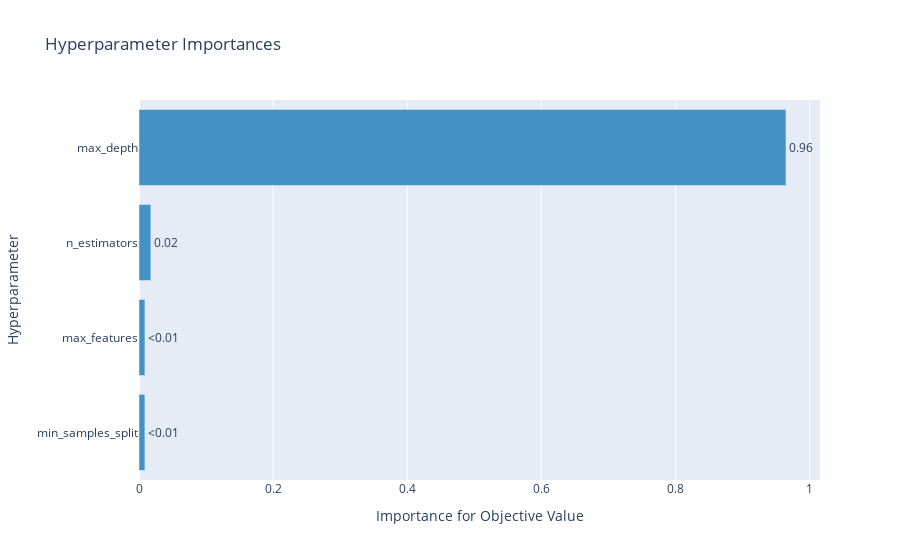
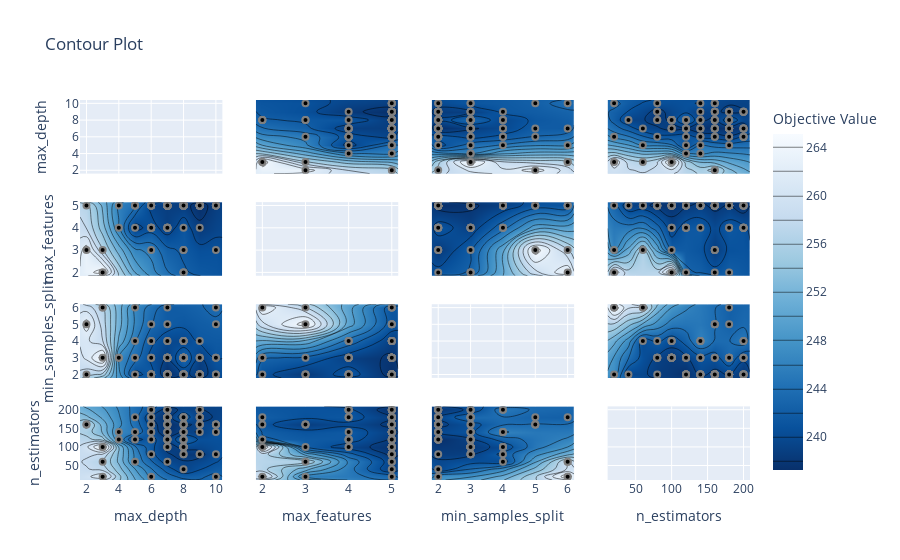

Notebook cell for these charts, in order:
### Markdown cell above
### Tuning the hyperparameters using Optuna and fitting the data

### Code cell
""" 
A smaller value of n_trials can be used to run the code faster

best_model: the untrained RF model with best hyperparameters
final_trained_model_train_data: the best RF model trained on a "training" dataset (85% of the sample)
final_trained_model_full_data: the best RF model trained on the full sample!
"""
best_model, final_trained_model_train_data, final_trained_model_full_data = RF_training_with_display(X,y, test_size = 0.15, n_trials = 100, display = True)

### Figure 1 — Plotly figure (JSON) as saved in the notebook; plotly's stock layout.template omitted (floating-point values rounded to 4 significant figures)
{"data": [{"cliponaxis": false, "hovertemplate": ["min_samples_split (IntDistribution): 0.00878751285101061<extra></extra>", "max_features (IntDistribution): 0.008834117232555902<extra></extra>", "n_estimators (IntDistribution): 0.017607907421902408<extra></extra>", "max_depth (IntDistribution): 0.9647704624945311<extra></extra>"], "marker": {"color": "rgb(66,146,198)"}, "orientation": "h", "text": ["<0.01", "<0.01", "0.02", "0.96"], "textposition": "outside", "type": "bar", "x": [0.008788, 0.008834, 0.01761, 0.9648], "y": ["min_samples_split", "max_features", "n_estimators", "max_depth"]}], "layout": {"showlegend": false, "title": {"text": "Hyperparameter Importances"}, "xaxis": {"title": {"text": "Importance for Objective Value"}}, "yaxis": {"title": {"text": "Hyperparameter"}}}}

### Figure 2 — Plotly figure (JSON) as saved in the notebook; plotly's stock layout.template omitted (floating-point values rounded to 4 significant figures; data arrays with more than 128 entries replaced by an {"elided": "..."} marker saying what was removed)
{"data": [{"type": "scatter", "xaxis": "x", "yaxis": "y"}, {"colorbar": {"title": {"text": "Objective Value"}}, "colorscale": [[0, "rgb(247,251,255)"], [0.125, "rgb(222,235,247)"], [0.25, "rgb(198,219,239)"], [0.375, "rgb(158,202,225)"], [0.5, "rgb(107,174,214)"], [0.625, "rgb(66,146,198)"], [0.75, "rgb(33,113,181)"], [0.875, "rgb(8,81,156)"], [1, "rgb(8,48,107)"]], "connectgaps": true, "contours": {"coloring": "heatmap"}, "hoverinfo": "none", "line": {"smoothing": 1.3}, "reversescale": true, "showscale": true, "type": "contour", "x": [1.6, 2, 3, 4, 5, 6, 7, 8, 9, 10, 10.4], "xaxis": "x5", "y": [1.85, 2, 3, 4, 5, 5.15], "yaxis": "y5", "z": [[null, null, null, null, null, null, null, null, null, null, null], [null, null, 265.1, null, null, null, null, 242.3, null, null, null], [null, 263.1, 256.2, null, null, 245.4, null, 241.6, null, 240.8, null], [null, null, null, 246.2, 239.1, 241.0, 238.9, 241.2, 238.4, null, null], [null, 256.8, null, 245.6, 244.2, 239.3, 238.8, 238.6, 237.3, 238.8, null], [null, null, null, null, null, null, null, null, null, null, null]]}, {"marker": {"color": "black", "line": {"color": "Grey", "width": 2}}, "mode": "markers", "showlegend": false, "type": "scatter", "x": [10, 4, 3, 3, 6, 8, 5, 3, 7, 2, 9, 8, 7, 7, 6, 7, 5, 8, 10, 7, 6, 8, 9, 9, 9, 7, 5, 9, 10, 10, 6, 9, 8, 9, 7, 10, 8, 9, 7, 8, 4, 9, 9, 10, 9, 8, 6, 8, 7, 5, 6, 7, 7, 7, 7, 7, 7, 6, 7, 6, 7, 7, 7, 7, 6, 7, 8, 6, 2, 7, 6, 7, 7, 8, 7, 7, 8, 7, 6, 7, 8, 8, 8, 8, 8, 8, 8, 8, 8, 8, 7, 8, 8, 9, 8, 8, 7, 7, 7, 9], "xaxis": "x5", "y": [5, 4, 2, 2, 3, 5, 5, 3, 4, 3, 5, 4, 4, 5, 4, 5, 5, 5, 5, 4, 5, 5, 5, 5, 4, 5, 4, 5, 3, 5, 5, 5, 5, 5, 4, 5, 2, 5, 4, 5, 5, 5, 5, 5, 5, 2, 4, 3, 5, 5, 5, 5, 5, 5, 5, 5, 5, 4, 5, 4, 5, 5, 5, 5, 5, 5, 5, 5, 5, 5, 5, 5, 5, 5, 5, 5, 5, 5, 4, 5, 5, 5, 5, 5, 5, 5, 3, 5, 5, 5, 5, 5, 5, 5, 5, 2, 5, 5, 5, 5], "yaxis": "y5"}, {"colorbar": {"title": {"text": "Objective Value"}}, "colorscale": [[0, "rgb(247,251,255)"], [0.125, "rgb(222,235,247)"], [0.25, "rgb(198,219,239)"], [0.375, "rgb(158,202,225)"], [0.5, "rgb(107,174,214)"], [0.625, "rgb(66,146,198)"], [0.75, "rgb(33,113,181)"], [0.875, "rgb(8,81,156)"], [1, "rgb(8,48,107)"]], "connectgaps": true, "contours": {"coloring": "heatmap"}, "hoverinfo": "none", "line": {"smoothing": 1.3}, "reversescale": true, "showscale": false, "type": "contour", "x": [1.6, 2, 3, 4, 5, 6, 7, 8, 9, 10, 10.4], "xaxis": "x9", "y": [1.8, 2, 3, 4, 5, 6, 6.2], "yaxis": "y9", "z": [[null, null, null, null, null, null, null, null, null, null, null], [null, 256.8, null, null, 239.1, 241.0, 236.1, 238.5, 237.3, 238.8, null], [null, null, 265.1, 245.6, 243.0, 239.3, 237.7, 242.3, 237.7, 240.2, null], [null, null, null, null, 244.2, 240.6, 238.8, 238.6, 240.4, null, null], [null, 263.1, null, null, null, 242.1, 240.9, null, null, 241.3, null], [null, null, 256.2, null, 245.7, null, 240.7, null, null, 242.8, null], [null, null, null, null, null, null, null, null, null, null, null]]}, {"marker": {"color": "black", "line": {"color": "Grey", "width": 2}}, "mode": "markers", "showlegend": false, "type": "scatter", "x": [10, 4, 3, 3, 6, 8, 5, 3, 7, 2, 9, 8, 7, 7, 6, 7, 5, 8, 10, 7, 6, 8, 9, 9, 9, 7, 5, 9, 10, 10, 6, 9, 8, 9, 7, 10, 8, 9, 7, 8, 4, 9, 9, 10, 9, 8, 6, 8, 7, 5, 6, 7, 7, 7, 7, 7, 7, 6, 7, 6, 7, 7, 7, 7, 6, 7, 8, 6, 2, 7, 6, 7, 7, 8, 7, 7, 8, 7, 6, 7, 8, 8, 8, 8, 8, 8, 8, 8, 8, 8, 7, 8, 8, 9, 8, 8, 7, 7, 7, 9], "xaxis": "x9", "y": [6, 3, 6, 3, 2, 4, 6, 6, 4, 5, 4, 4, 3, 3, 2, 3, 3, 2, 5, 3, 5, 2, 2, 2, 3, 2, 2, 2, 2, 3, 2, 2, 2, 3, 2, 3, 2, 2, 3, 2, 3, 2, 2, 2, 2, 3, 4, 2, 2, 4, 4, 2, 2, 2, 2, 2, 2, 2, 6, 2, 5, 2, 2, 2, 2, 2, 2, 3, 2, 2, 3, 2, 2, 2, 2, 2, 2, 2, 2, 2, 3, 3, 3, 3, 3, 3, 3, 3, 3, 4, 3, 3, 3, 3, 4, 3, 3, 3, 4, 2], "yaxis": "y9"}, {"colorbar": {"title": {"text": "Objective Value"}}, "colorscale": [[0, "rgb(247,251,255)"], [0.125, "rgb(222,235,247)"], [0.25, "rgb(198,219,239)"], [0.375, "rgb(158,202,225)"], [0.5, "rgb(107,174,214)"], [0.625, "rgb(66,146,198)"], [0.75, "rgb(33,113,181)"], [0.875, "rgb(8,81,156)"], [1, "rgb(8,48,107)"]], "connectgaps": true, "contours": {"coloring": "heatmap"}, "hoverinfo": "none", "line": {"smoothing": 1.3}, "reversescale": true, "showscale": false, "type": "contour", "x": [1.6, 2, 3, 4, 5, 6, 7, 8, 9, 10, 10.4], "xaxis": "x13", "y": [11, 20, 40, 60, 80, 100, 120, 140, 160, 180, 200, 209], "yaxis": "y13", "z": {"elided": "12x11 float values"}}, {"marker": {"color": "black", "line": {"color": "Grey", "width": 2}}, "mode": "markers", "showlegend": false, "type": "scatter", "x": [10, 4, 3, 3, 6, 8, 5, 3, 7, 2, 9, 8, 7, 7, 6, 7, 5, 8, 10, 7, 6, 8, 9, 9, 9, 7, 5, 9, 10, 10, 6, 9, 8, 9, 7, 10, 8, 9, 7, 8, 4, 9, 9, 10, 9, 8, 6, 8, 7, 5, 6, 7, 7, 7, 7, 7, 7, 6, 7, 6, 7, 7, 7, 7, 6, 7, 8, 6, 2, 7, 6, 7, 7, 8, 7, 7, 8, 7, 6, 7, 8, 8, 8, 8, 8, 8, 8, 8, 8, 8, 7, 8, 8, 9, 8, 8, 7, 7, 7, 9], "xaxis": "x13", "y": [20, 120, 20, 100, 20, 140, 60, 60, 100, 160, 200, 140, 180, 200, 200, 180, 180, 180, 160, 200, 160, 180, 180, 140, 200, 160, 120, 160, 160, 80, 140, 160, 120, 160, 120, 140, 160, 200, 100, 40, 140, 180, 180, 160, 200, 180, 200, 160, 180, 140, 80, 180, 180, 180, 200, 180, 180, 180, 180, 200, 180, 180, 180, 200, 180, 160, 160, 160, 160, 140, 140, 160, 160, 160, 140, 140, 140, 120, 120, 120, 100, 100, 100, 100, 80, 100, 100, 120, 80, 100, 120, 100, 100, 80, 100, 120, 100, 120, 60, 80], "yaxis": "y13"}, {"colorbar": {"title": {"text": "Objective Value"}}, "colorscale": [[0, "rgb(247,251,255)"], [0.125, "rgb(222,235,247)"], [0.25, "rgb(198,219,239)"], [0.375, "rgb(158,202,225)"], [0.5, "rgb(107,174,214)"], [0.625, "rgb(66,146,198)"], [0.75, "rgb(33,113,181)"], [0.875, "rgb(8,81,156)"], [1, "rgb(8,48,107)"]], "connectgaps": true, "contours": {"coloring": "heatmap"}, "hoverinfo": "none", "line": {"smoothing": 1.3}, "reversescale": true, "showscale": false, "type": "contour", "x": [1.85, 2, 3, 4, 5, 5.15], "xaxis": "x2", "y": [1.6, 2, 3, 4, 5, 6, 7, 8, 9, 10, 10.4], "yaxis": "y2", "z": [[null, null, null, null, null, null], [null, null, 263.1, null, 256.8, null], [null, 265.1, 256.2, null, null, null], [null, null, null, 246.2, 245.6, null], [null, null, null, 239.1, 244.2, null], [null, null, 245.4, 241.0, 239.3, null], [null, null, null, 238.9, 238.8, null], [null, 242.3, 241.6, 241.2, 238.6, null], [null, null, null, 238.4, 237.3, null], [null, null, 240.8, null, 238.8, null], [null, null, null, null, null, null]]}, {"marker": {"color": "black", "line": {"color": "Grey", "width": 2}}, "mode": "markers", "showlegend": false, "type": "scatter", "x": [5, 4, 2, 2, 3, 5, 5, 3, 4, 3, 5, 4, 4, 5, 4, 5, 5, 5, 5, 4, 5, 5, 5, 5, 4, 5, 4, 5, 3, 5, 5, 5, 5, 5, 4, 5, 2, 5, 4, 5, 5, 5, 5, 5, 5, 2, 4, 3, 5, 5, 5, 5, 5, 5, 5, 5, 5, 4, 5, 4, 5, 5, 5, 5, 5, 5, 5, 5, 5, 5, 5, 5, 5, 5, 5, 5, 5, 5, 4, 5, 5, 5, 5, 5, 5, 5, 3, 5, 5, 5, 5, 5, 5, 5, 5, 2, 5, 5, 5, 5], "xaxis": "x2", "y": [10, 4, 3, 3, 6, 8, 5, 3, 7, 2, 9, 8, 7, 7, 6, 7, 5, 8, 10, 7, 6, 8, 9, 9, 9, 7, 5, 9, 10, 10, 6, 9, 8, 9, 7, 10, 8, 9, 7, 8, 4, 9, 9, 10, 9, 8, 6, 8, 7, 5, 6, 7, 7, 7, 7, 7, 7, 6, 7, 6, 7, 7, 7, 7, 6, 7, 8, 6, 2, 7, 6, 7, 7, 8, 7, 7, 8, 7, 6, 7, 8, 8, 8, 8, 8, 8, 8, 8, 8, 8, 7, 8, 8, 9, 8, 8, 7, 7, 7, 9], "yaxis": "y2"}, {"type": "scatter", "xaxis": "x6", "yaxis": "y6"}, {"colorbar": {"title": {"text": "Objective Value"}}, "colorscale": [[0, "rgb(247,251,255)"], [0.125, "rgb(222,235,247)"], [0.25, "rgb(198,219,239)"], [0.375, "rgb(158,202,225)"], [0.5, "rgb(107,174,214)"], [0.625, "rgb(66,146,198)"], [0.75, "rgb(33,113,181)"], [0.875, "rgb(8,81,156)"], [1, "rgb(8,48,107)"]], "connectgaps": true, "contours": {"coloring": "heatmap"}, "hoverinfo": "none", "line": {"smoothing": 1.3}, "reversescale": true, "showscale": false, "type": "contour", "x": [1.85, 2, 3, 4, 5, 5.15], "xaxis": "x10", "y": [1.8, 2, 3, 4, 5, 6, 6.2], "yaxis": "y10", "z": [[null, null, null, null, null, null], [null, 240.6, 238.2, 241.0, 237.3, null], [null, 242.3, 241.6, 238.9, 237.7, null], [null, null, null, 243.2, 238.8, null], [null, null, 263.1, null, 240.9, null], [null, 261.7, 256.2, null, 240.7, null], [null, null, null, null, null, null]]}, {"marker": {"color": "black", "line": {"color": "Grey", "width": 2}}, "mode": "markers", "showlegend": false, "type": "scatter", "x": [5, 4, 2, 2, 3, 5, 5, 3, 4, 3, 5, 4, 4, 5, 4, 5, 5, 5, 5, 4, 5, 5, 5, 5, 4, 5, 4, 5, 3, 5, 5, 5, 5, 5, 4, 5, 2, 5, 4, 5, 5, 5, 5, 5, 5, 2, 4, 3, 5, 5, 5, 5, 5, 5, 5, 5, 5, 4, 5, 4, 5, 5, 5, 5, 5, 5, 5, 5, 5, 5, 5, 5, 5, 5, 5, 5, 5, 5, 4, 5, 5, 5, 5, 5, 5, 5, 3, 5, 5, 5, 5, 5, 5, 5, 5, 2, 5, 5, 5, 5], "xaxis": "x10", "y": [6, 3, 6, 3, 2, 4, 6, 6, 4, 5, 4, 4, 3, 3, 2, 3, 3, 2, 5, 3, 5, 2, 2, 2, 3, 2, 2, 2, 2, 3, 2, 2, 2, 3, 2, 3, 2, 2, 3, 2, 3, 2, 2, 2, 2, 3, 4, 2, 2, 4, 4, 2, 2, 2, 2, 2, 2, 2, 6, 2, 5, 2, 2, 2, 2, 2, 2, 3, 2, 2, 3, 2, 2, 2, 2, 2, 2, 2, 2, 2, 3, 3, 3, 3, 3, 3, 3, 3, 3, 4, 3, 3, 3, 3, 4, 3, 3, 3, 4, 2], "yaxis": "y10"}, {"colorbar": {"title": {"text": "Objective Value"}}, "colorscale": [[0, "rgb(247,251,255)"], [0.125, "rgb(222,235,247)"], [0.25, "rgb(198,219,239)"], [0.375, "rgb(158,202,225)"], [0.5, "rgb(107,174,214)"], [0.625, "rgb(66,146,198)"], [0.75, "rgb(33,113,181)"], [0.875, "rgb(8,81,156)"], [1, "rgb(8,48,107)"]], "connectgaps": true, "contours": {"coloring": "heatmap"}, "hoverinfo": "none", "line": {"smoothing": 1.3}, "reversescale": true, "showscale": false, "type": "contour", "x": [1.85, 2, 3, 4, 5, 5.15], "xaxis": "x14", "y": [11, 20, 40, 60, 80, 100, 120, 140, 160, 180, 200, 209], "yaxis": "y14", "z": [[null, null, null, null, null, null], [null, 261.7, 245.4, null, 242.8, null], [null, null, null, null, 238.3, null], [null, null, 256.2, null, 238.8, null], [null, null, null, null, 237.3, null], [null, 265.1, 241.6, 238.9, 237.1, null], [null, 242.3, null, 241.0, 237.7, null], [null, null, null, 241.2, 238.5, null], [null, 240.6, 238.2, null, 237.5, null], [null, 241.8, null, 241.0, 238.2, null], [null, null, null, 240.4, 236.7, null], [null, null, null, null, null, null]]}, {"marker": {"color": "black", "line": {"color": "Grey", "width": 2}}, "mode": "markers", "showlegend": false, "type": "scatter", "x": [5, 4, 2, 2, 3, 5, 5, 3, 4, 3, 5, 4, 4, 5, 4, 5, 5, 5, 5, 4, 5, 5, 5, 5, 4, 5, 4, 5, 3, 5, 5, 5, 5, 5, 4, 5, 2, 5, 4, 5, 5, 5, 5, 5, 5, 2, 4, 3, 5, 5, 5, 5, 5, 5, 5, 5, 5, 4, 5, 4, 5, 5, 5, 5, 5, 5, 5, 5, 5, 5, 5, 5, 5, 5, 5, 5, 5, 5, 4, 5, 5, 5, 5, 5, 5, 5, 3, 5, 5, 5, 5, 5, 5, 5, 5, 2, 5, 5, 5, 5], "xaxis": "x14", "y": [20, 120, 20, 100, 20, 140, 60, 60, 100, 160, 200, 140, 180, 200, 200, 180, 180, 180, 160, 200, 160, 180, 180, 140, 200, 160, 120, 160, 160, 80, 140, 160, 120, 160, 120, 140, 160, 200, 100, 40, 140, 180, 180, 160, 200, 180, 200, 160, 180, 140, 80, 180, 180, 180, 200, 180, 180, 180, 180, 200, 180, 180, 180, 200, 180, 160, 160, 160, 160, 140, 140, 160, 160, 160, 140, 140, 140, 120, 120, 120, 100, 100, 100, 100, 80, 100, 100, 120, 80, 100, 120, 100, 100, 80, 100, 120, 100, 120, 60, 80], "yaxis": "y14"}, {"colorbar": {"title": {"text": "Objective Value"}}, "colorscale": [[0, "rgb(247,251,255)"], [0.125, "rgb(222,235,247)"], [0.25, "rgb(198,219,239)"], [0.375, "rgb(158,202,225)"], [0.5, "rgb(107,174,214)"], [0.625, "rgb(66,146,198)"], [0.75, "rgb(33,113,181)"], [0.875, "rgb(8,81,156)"], [1, "rgb(8,48,107)"]], "connectgaps": true, "contours": {"coloring": "heatmap"}, "hoverinfo": "none", "line": {"smoothing": 1.3}, "reversescale": true, "showscale": false, "type": "contour", "x": [1.8, 2, 3, 4, 5, 6, 6.2], "xaxis": "x3", "y": [1.6, 2, 3, 4, 5, 6, 7, 8, 9, 10, 10.4], "yaxis": "y3", "z": [[null, null, null, null, null, null, null], [null, 256.8, null, null, 263.1, null, null], [null, null, 265.1, null, null, 256.2, null], [null, null, 245.6, null, null, null, null], [null, 239.1, 243.0, 244.2, null, 245.7, null], [null, 241.0, 239.3, 240.6, 242.1, null, null], [null, 236.1, 237.7, 238.8, 240.9, 240.7, null], [null, 238.5, 242.3, 238.6, null, null, null], [null, 237.3, 237.7, 240.4, null, null, null], [null, 238.8, 240.2, null, 241.3, 242.8, null], [null, null, null, null, null, null, null]]}, {"marker": {"color": "black", "line": {"color": "Grey", "width": 2}}, "mode": "markers", "showlegend": false, "type": "scatter", "x": [6, 3, 6, 3, 2, 4, 6, 6, 4, 5, 4, 4, 3, 3, 2, 3, 3, 2, 5, 3, 5, 2, 2, 2, 3, 2, 2, 2, 2, 3, 2, 2, 2, 3, 2, 3, 2, 2, 3, 2, 3, 2, 2, 2, 2, 3, 4, 2, 2, 4, 4, 2, 2, 2, 2, 2, 2, 2, 6, 2, 5, 2, 2, 2, 2, 2, 2, 3, 2, 2, 3, 2, 2, 2, 2, 2, 2, 2, 2, 2, 3, 3, 3, 3, 3, 3, 3, 3, 3, 4, 3, 3, 3, 3, 4, 3, 3, 3, 4, 2], "xaxis": "x3", "y": [10, 4, 3, 3, 6, 8, 5, 3, 7, 2, 9, 8, 7, 7, 6, 7, 5, 8, 10, 7, 6, 8, 9, 9, 9, 7, 5, 9, 10, 10, 6, 9, 8, 9, 7, 10, 8, 9, 7, 8, 4, 9, 9, 10, 9, 8, 6, 8, 7, 5, 6, 7, 7, 7, 7, 7, 7, 6, 7, 6, 7, 7, 7, 7, 6, 7, 8, 6, 2, 7, 6, 7, 7, 8, 7, 7, 8, 7, 6, 7, 8, 8, 8, 8, 8, 8, 8, 8, 8, 8, 7, 8, 8, 9, 8, 8, 7, 7, 7, 9], "yaxis": "y3"}, {"colorbar": {"title": {"text": "Objective Value"}}, "colorscale": [[0, "rgb(247,251,255)"], [0.125, "rgb(222,235,247)"], [0.25, "rgb(198,219,239)"], [0.375, "rgb(158,202,225)"], [0.5, "rgb(107,174,214)"], [0.625, "rgb(66,146,198)"], [0.75, "rgb(33,113,181)"], [0.875, "rgb(8,81,156)"], [1, "rgb(8,48,107)"]], "connectgaps": true, "contours": {"coloring": "heatmap"}, "hoverinfo": "none", "line": {"smoothing": 1.3}, "reversescale": true, "showscale": false, "type": "contour", "x": [1.8, 2, 3, 4, 5, 6, 6.2], "xaxis": "x7", "y": [1.85, 2, 3, 4, 5, 5.15], "yaxis": "y7", "z": [[null, null, null, null, null, null, null], [null, 240.6, 242.3, null, null, 261.7, null], [null, 238.2, 241.6, null, 263.1, 256.2, null], [null, 241.0, 238.9, 243.2, null, null, null], [null, 237.3, 237.7, 238.8, 240.9, 240.7, null], [null, null, null, null, null, null, null]]}, {"marker": {"color": "black", "line": {"color": "Grey", "width": 2}}, "mode": "markers", "showlegend": false, "type": "scatter", "x": [6, 3, 6, 3, 2, 4, 6, 6, 4, 5, 4, 4, 3, 3, 2, 3, 3, 2, 5, 3, 5, 2, 2, 2, 3, 2, 2, 2, 2, 3, 2, 2, 2, 3, 2, 3, 2, 2, 3, 2, 3, 2, 2, 2, 2, 3, 4, 2, 2, 4, 4, 2, 2, 2, 2, 2, 2, 2, 6, 2, 5, 2, 2, 2, 2, 2, 2, 3, 2, 2, 3, 2, 2, 2, 2, 2, 2, 2, 2, 2, 3, 3, 3, 3, 3, 3, 3, 3, 3, 4, 3, 3, 3, 3, 4, 3, 3, 3, 4, 2], "xaxis": "x7", "y": [5, 4, 2, 2, 3, 5, 5, 3, 4, 3, 5, 4, 4, 5, 4, 5, 5, 5, 5, 4, 5, 5, 5, 5, 4, 5, 4, 5, 3, 5, 5, 5, 5, 5, 4, 5, 2, 5, 4, 5, 5, 5, 5, 5, 5, 2, 4, 3, 5, 5, 5, 5, 5, 5, 5, 5, 5, 4, 5, 4, 5, 5, 5, 5, 5, 5, 5, 5, 5, 5, 5, 5, 5, 5, 5, 5, 5, 5, 4, 5, 5, 5, 5, 5, 5, 5, 3, 5, 5, 5, 5, 5, 5, 5, 5, 2, 5, 5, 5, 5], "yaxis": "y7"}, {"type": "scatter", "xaxis": "x11", "yaxis": "y11"}, {"colorbar": {"title": {"text": "Objective Value"}}, "colorscale": [[0, "rgb(247,251,255)"], [0.125, "rgb(222,235,247)"], [0.25, "rgb(198,219,239)"], [0.375, "rgb(158,202,225)"], [0.5, "rgb(107,174,214)"], [0.625, "rgb(66,146,198)"], [0.75, "rgb(33,113,181)"], [0.875, "rgb(8,81,156)"], [1, "rgb(8,48,107)"]], "connectgaps": true, "contours": {"coloring": "heatmap"}, "hoverinfo": "none", "line": {"smoothing": 1.3}, "reversescale": true, "showscale": false, "type": "contour", "x": [1.8, 2, 3, 4, 5, 6, 6.2], "xaxis": "x15", "y": [11, 20, 40, 60, 80, 100, 120, 140, 160, 180, 200, 209], "yaxis": "y15", "z": [[null, null, null, null, null, null, null], [null, 245.4, null, null, null, 261.7, null], [null, 238.3, null, null, null, null, null], [null, null, null, 238.8, null, 256.2, null], [null, 237.3, 237.7, 240.6, null, null, null], [null, null, 237.1, 238.6, null, null, null], [null, 236.1, 237.7, null, null, null, null], [null, 238.5, 239.3, 244.2, null, null, null], [null, 237.5, 239.1, null, 242.1, null, null], [null, 238.2, 241.8, null, 240.9, 240.7, null], [null, 236.7, 238.4, 243.2, null, null, null], [null, null, null, null, null, null, null]]}, {"marker": {"color": "black", "line": {"color": "Grey", "width": 2}}, "mode": "markers", "showlegend": false, "type": "scatter", "x": [6, 3, 6, 3, 2, 4, 6, 6, 4, 5, 4, 4, 3, 3, 2, 3, 3, 2, 5, 3, 5, 2, 2, 2, 3, 2, 2, 2, 2, 3, 2, 2, 2, 3, 2, 3, 2, 2, 3, 2, 3, 2, 2, 2, 2, 3, 4, 2, 2, 4, 4, 2, 2, 2, 2, 2, 2, 2, 6, 2, 5, 2, 2, 2, 2, 2, 2, 3, 2, 2, 3, 2, 2, 2, 2, 2, 2, 2, 2, 2, 3, 3, 3, 3, 3, 3, 3, 3, 3, 4, 3, 3, 3, 3, 4, 3, 3, 3, 4, 2], "xaxis": "x15", "y": [20, 120, 20, 100, 20, 140, 60, 60, 100, 160, 200, 140, 180, 200, 200, 180, 180, 180, 160, 200, 160, 180, 180, 140, 200, 160, 120, 160, 160, 80, 140, 160, 120, 160, 120, 140, 160, 200, 100, 40, 140, 180, 180, 160, 200, 180, 200, 160, 180, 140, 80, 180, 180, 180, 200, 180, 180, 180, 180, 200, 180, 180, 180, 200, 180, 160, 160, 160, 160, 140, 140, 160, 160, 160, 140, 140, 140, 120, 120, 120, 100, 100, 100, 100, 80, 100, 100, 120, 80, 100, 120, 100, 100, 80, 100, 120, 100, 120, 60, 80], "yaxis": "y15"}, {"colorbar": {"title": {"text": "Objective Value"}}, "colorscale": [[0, "rgb(247,251,255)"], [0.125, "rgb(222,235,247)"], [0.25, "rgb(198,219,239)"], [0.375, "rgb(158,202,225)"], [0.5, "rgb(107,174,214)"], [0.625, "rgb(66,146,198)"], [0.75, "rgb(33,113,181)"], [0.875, "rgb(8,81,156)"], [1, "rgb(8,48,107)"]], "connectgaps": true, "contours": {"coloring": "heatmap"}, "hoverinfo": "none", "line": {"smoothing": 1.3}, "reversescale": true, "showscale": false, "type": "contour", "x": [11, 20, 40, 60, 80, 100, 120, 140, 160, 180, 200, 209], "xaxis": "x4", "y": [1.6, 2, 3, 4, 5, 6, 7, 8, 9, 10, 10.4], "yaxis": "y4", "z": {"elided": "11x12 float values"}}, {"marker": {"color": "black", "line": {"color": "Grey", "width": 2}}, "mode": "markers", "showlegend": false, "type": "scatter", "x": [20, 120, 20, 100, 20, 140, 60, 60, 100, 160, 200, 140, 180, 200, 200, 180, 180, 180, 160, 200, 160, 180, 180, 140, 200, 160, 120, 160, 160, 80, 140, 160, 120, 160, 120, 140, 160, 200, 100, 40, 140, 180, 180, 160, 200, 180, 200, 160, 180, 140, 80, 180, 180, 180, 200, 180, 180, 180, 180, 200, 180, 180, 180, 200, 180, 160, 160, 160, 160, 140, 140, 160, 160, 160, 140, 140, 140, 120, 120, 120, 100, 100, 100, 100, 80, 100, 100, 120, 80, 100, 120, 100, 100, 80, 100, 120, 100, 120, 60, 80], "xaxis": "x4", "y": [10, 4, 3, 3, 6, 8, 5, 3, 7, 2, 9, 8, 7, 7, 6, 7, 5, 8, 10, 7, 6, 8, 9, 9, 9, 7, 5, 9, 10, 10, 6, 9, 8, 9, 7, 10, 8, 9, 7, 8, 4, 9, 9, 10, 9, 8, 6, 8, 7, 5, 6, 7, 7, 7, 7, 7, 7, 6, 7, 6, 7, 7, 7, 7, 6, 7, 8, 6, 2, 7, 6, 7, 7, 8, 7, 7, 8, 7, 6, 7, 8, 8, 8, 8, 8, 8, 8, 8, 8, 8, 7, 8, 8, 9, 8, 8, 7, 7, 7, 9], "yaxis": "y4"}, {"colorbar": {"title": {"text": "Objective Value"}}, "colorscale": [[0, "rgb(247,251,255)"], [0.125, "rgb(222,235,247)"], [0.25, "rgb(198,219,239)"], [0.375, "rgb(158,202,225)"], [0.5, "rgb(107,174,214)"], [0.625, "rgb(66,146,198)"], [0.75, "rgb(33,113,181)"], [0.875, "rgb(8,81,156)"], [1, "rgb(8,48,107)"]], "connectgaps": true, "contours": {"coloring": "heatmap"}, "hoverinfo": "none", "line": {"smoothing": 1.3}, "reversescale": true, "showscale": false, "type": "contour", "x": [11, 20, 40, 60, 80, 100, 120, 140, 160, 180, 200, 209], "xaxis": "x8", "y": [1.85, 2, 3, 4, 5, 5.15], "yaxis": "y8", "z": [[null, null, null, null, null, null, null, null, null, null, null, null], [null, 261.7, null, null, null, 265.1, 242.3, null, 240.6, 241.8, null, null], [null, 245.4, null, 256.2, null, 241.6, null, null, 238.2, null, null, null], [null, null, null, null, null, 238.9, 241.0, 241.2, null, 241.0, 240.4, null], [null, 242.8, 238.3, 238.8, 237.3, 237.1, 237.7, 238.5, 237.5, 238.2, 236.7, null], [null, null, null, null, null, null, null, null, null, null, null, null]]}, {"marker": {"color": "black", "line": {"color": "Grey", "width": 2}}, "mode": "markers", "showlegend": false, "type": "scatter", "x": [20, 120, 20, 100, 20, 140, 60, 60, 100, 160, 200, 140, 180, 200, 200, 180, 180, 180, 160, 200, 160, 180, 180, 140, 200, 160, 120, 160, 160, 80, 140, 160, 120, 160, 120, 140, 160, 200, 100, 40, 140, 180, 180, 160, 200, 180, 200, 160, 180, 140, 80, 180, 180, 180, 200, 180, 180, 180, 180, 200, 180, 180, 180, 200, 180, 160, 160, 160, 160, 140, 140, 160, 160, 160, 140, 140, 140, 120, 120, 120, 100, 100, 100, 100, 80, 100, 100, 120, 80, 100, 120, 100, 100, 80, 100, 120, 100, 120, 60, 80], "xaxis": "x8", "y": [5, 4, 2, 2, 3, 5, 5, 3, 4, 3, 5, 4, 4, 5, 4, 5, 5, 5, 5, 4, 5, 5, 5, 5, 4, 5, 4, 5, 3, 5, 5, 5, 5, 5, 4, 5, 2, 5, 4, 5, 5, 5, 5, 5, 5, 2, 4, 3, 5, 5, 5, 5, 5, 5, 5, 5, 5, 4, 5, 4, 5, 5, 5, 5, 5, 5, 5, 5, 5, 5, 5, 5, 5, 5, 5, 5, 5, 5, 4, 5, 5, 5, 5, 5, 5, 5, 3, 5, 5, 5, 5, 5, 5, 5, 5, 2, 5, 5, 5, 5], "yaxis": "y8"}, {"colorbar": {"title": {"text": "Objective Value"}}, "colorscale": [[0, "rgb(247,251,255)"], [0.125, "rgb(222,235,247)"], [0.25, "rgb(198,219,239)"], [0.375, "rgb(158,202,225)"], [0.5, "rgb(107,174,214)"], [0.625, "rgb(66,146,198)"], [0.75, "rgb(33,113,181)"], [0.875, "rgb(8,81,156)"], [1, "rgb(8,48,107)"]], "connectgaps": true, "contours": {"coloring": "heatmap"}, "hoverinfo": "none", "line": {"smoothing": 1.3}, "reversescale": true, "showscale": false, "type": "contour", "x": [11, 20, 40, 60, 80, 100, 120, 140, 160, 180, 200, 209], "xaxis": "x12", "y": [1.8, 2, 3, 4, 5, 6, 6.2], "yaxis": "y12", "z": [[null, null, null, null, null, null, null, null, null, null, null, null], [null, 245.4, 238.3, null, 237.3, null, 236.1, 238.5, 237.5, 238.2, 236.7, null], [null, null, null, null, 237.7, 237.1, 237.7, 239.3, 239.1, 241.8, 238.4, null], [null, null, null, 238.8, 240.6, 238.6, null, 244.2, null, null, 243.2, null], [null, null, null, null, null, null, null, null, 242.1, 240.9, null, null], [null, 261.7, null, 256.2, null, null, null, null, null, 240.7, null, null], [null, null, null, null, null, null, null, null, null, null, null, null]]}, {"marker": {"color": "black", "line": {"color": "Grey", "width": 2}}, "mode": "markers", "showlegend": false, "type": "scatter", "x": [20, 120, 20, 100, 20, 140, 60, 60, 100, 160, 200, 140, 180, 200, 200, 180, 180, 180, 160, 200, 160, 180, 180, 140, 200, 160, 120, 160, 160, 80, 140, 160, 120, 160, 120, 140, 160, 200, 100, 40, 140, 180, 180, 160, 200, 180, 200, 160, 180, 140, 80, 180, 180, 180, 200, 180, 180, 180, 180, 200, 180, 180, 180, 200, 180, 160, 160, 160, 160, 140, 140, 160, 160, 160, 140, 140, 140, 120, 120, 120, 100, 100, 100, 100, 80, 100, 100, 120, 80, 100, 120, 100, 100, 80, 100, 120, 100, 120, 60, 80], "xaxis": "x12", "y": [6, 3, 6, 3, 2, 4, 6, 6, 4, 5, 4, 4, 3, 3, 2, 3, 3, 2, 5, 3, 5, 2, 2, 2, 3, 2, 2, 2, 2, 3, 2, 2, 2, 3, 2, 3, 2, 2, 3, 2, 3, 2, 2, 2, 2, 3, 4, 2, 2, 4, 4, 2, 2, 2, 2, 2, 2, 2, 6, 2, 5, 2, 2, 2, 2, 2, 2, 3, 2, 2, 3, 2, 2, 2, 2, 2, 2, 2, 2, 2, 3, 3, 3, 3, 3, 3, 3, 3, 3, 4, 3, 3, 3, 3, 4, 3, 3, 3, 4, 2], "yaxis": "y12"}, {"type": "scatter", "xaxis": "x16", "yaxis": "y16"}], "layout": {"title": {"text": "Contour Plot"}, "xaxis": {"anchor": "y", "domain": [0, 0.2125], "matches": "x13", "range": [1.6, 10.4], "showticklabels": false}, "xaxis10": {"anchor": "y10", "domain": [0.2625, 0.475], "matches": "x14", "range": [1.85, 5.15], "showticklabels": false}, "xaxis11": {"anchor": "y11", "domain": [0.525, 0.7375], "matches": "x15", "range": [1.8, 6.2], "showticklabels": false}, "xaxis12": {"anchor": "y12", "domain": [0.7875, 1], "matches": "x16", "range": [11, 209], "showticklabels": false}, "xaxis13": {"anchor": "y13", "domain": [0, 0.2125], "range": [1.6, 10.4], "title": {"text": "max_depth"}}, "xaxis14": {"anchor": "y14", "domain": [0.2625, 0.475], "range": [1.85, 5.15], "title": {"text": "max_features"}}, "xaxis15": {"anchor": "y15", "domain": [0.525, 0.7375], "range": [1.8, 6.2], "title": {"text": "min_samples_split"}}, "xaxis16": {"anchor": "y16", "domain": [0.7875, 1], "range": [11, 209], "title": {"text": "n_estimators"}}, "xaxis2": {"anchor": "y2", "domain": [0.2625, 0.475], "matches": "x14", "range": [1.85, 5.15], "showticklabels": false}, "xaxis3": {"anchor": "y3", "domain": [0.525, 0.7375], "matches": "x15", "range": [1.8, 6.2], "showticklabels": false}, "xaxis4": {"anchor": "y4", "domain": [0.7875, 1], "matches": "x16", "range": [11, 209], "showticklabels": false}, "xaxis5": {"anchor": "y5", "domain": [0, 0.2125], "matches": "x13", "range": [1.6, 10.4], "showticklabels": false}, "xaxis6": {"anchor": "y6", "domain": [0.2625, 0.475], "matches": "x14", "range": [1.85, 5.15], "showticklabels": false}, "xaxis7": {"anchor": "y7", "domain": [0.525, 0.7375], "matches": "x15", "range": [1.8, 6.2], "showticklabels": false}, "xaxis8": {"anchor": "y8", "domain": [0.7875, 1], "matches": "x16", "range": [11, 209], "showticklabels": false}, "xaxis9": {"anchor": "y9", "domain": [0, 0.2125], "matches": "x13", "range": [1.6, 10.4], "showticklabels": false}, "yaxis": {"anchor": "x", "domain": [0.8063, 1], "range": [1.6, 10.4], "title": {"text": "max_depth"}}, "yaxis10": {"anchor": "x10", "domain": [0.2687, 0.4625], "matches": "y9", "range": [1.8, 6.2], "showticklabels": false}, "yaxis11": {"anchor": "x11", "domain": [0.2687, 0.4625], "matches": "y9", "range": [1.8, 6.2], "showticklabels": false}, "yaxis12": {"anchor": "x12", "domain": [0.2687, 0.4625], "matches": "y9", "range": [1.8, 6.2], "showticklabels": false}, "yaxis13": {"anchor": "x13", "domain": [0, 0.1938], "range": [11, 209], "title": {"text": "n_estimators"}}, "yaxis14": {"anchor": "x14", "domain": [0, 0.1938], "matches": "y13", "range": [11, 209], "showticklabels": false}, "yaxis15": {"anchor": "x15", "domain": [0, 0.1938], "matches": "y13", "range": [11, 209], "showticklabels": false}, "yaxis16": {"anchor": "x16", "domain": [0, 0.1938], "matches": "y13", "range": [11, 209], "showticklabels": false}, "yaxis2": {"anchor": "x2", "domain": [0.8063, 1], "matches": "y", "range": [1.6, 10.4], "showticklabels": false}, "yaxis3": {"anchor": "x3", "domain": [0.8063, 1], "matches": "y", "range": [1.6, 10.4], "showticklabels": false}, "yaxis4": {"anchor": "x4", "domain": [0.8063, 1], "matches": "y", "range": [1.6, 10.4], "showticklabels": false}, "yaxis5": {"anchor": "x5", "domain": [0.5375, 0.7312], "range": [1.85, 5.15], "title": {"text": "max_features"}}, "yaxis6": {"anchor": "x6", "domain": [0.5375, 0.7312], "matches": "y5", "range": [1.85, 5.15], "showticklabels": false}, "yaxis7": {"anchor": "x7", "domain": [0.5375, 0.7312], "matches": "y5", "range": [1.85, 5.15], "showticklabels": false}, "yaxis8": {"anchor": "x8", "domain": [0.5375, 0.7312], "matches": "y5", "range": [1.85, 5.15], "showticklabels": false}, "yaxis9": {"anchor": "x9", "domain": [0.2687, 0.4625], "range": [1.8, 6.2], "title": {"text": "min_samples_split"}}}}
